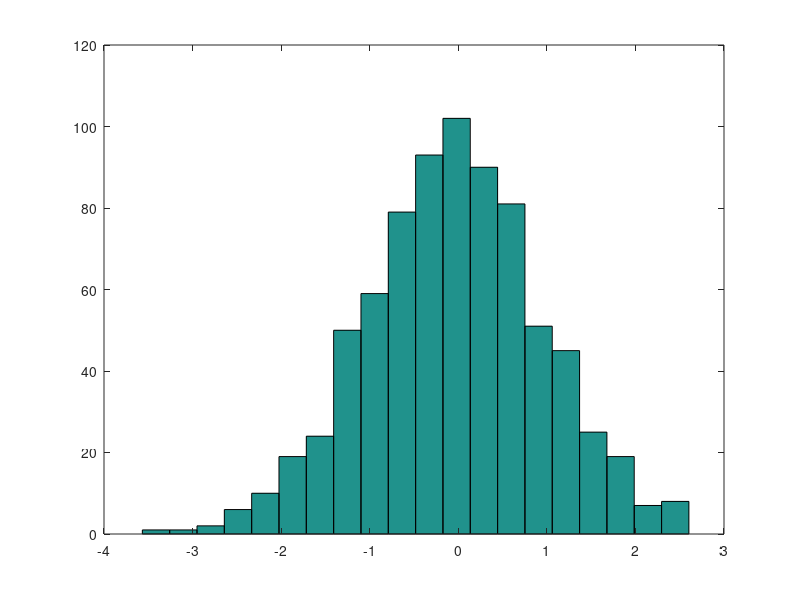

Reproduce this figure in MATLAB.
% The aim of this task was to create a random number generator that follows a chosen probability
% Rejection Method

clear all;
close all;

a = 1;
f2 = @(x) -log(x)/a;

g = @(x) 0.5*exp(-abs(x));
f = @(x) (1/sqrt(2*pi))*exp(-(x^2)/2);

numbers = [];
u_nums = [];

c = 1.3;

for i=1:1000
    u = rand();
    sign = rand();
    if sign < 0.5
        x = f2(u);
    else
        x = -f2(u);
    end
    u_rand = rand();
    if c*g(x)*u_rand < f(x)
        u_nums(end+1) = u;
        numbers(end+1) = x;
    end
end

% figure
% plot(numbers, u_nums, ".");
% figure
% plot(all_numbers, all_u_nums, ".");

figure
hist(numbers,20)

median = median(numbers);
mean = mean(numbers);
var = var(numbers);

median
mean
var
        